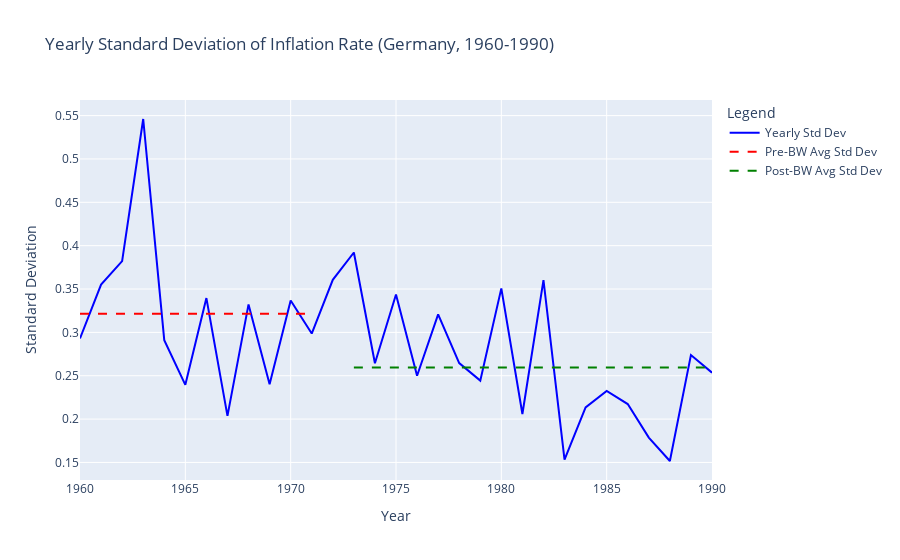
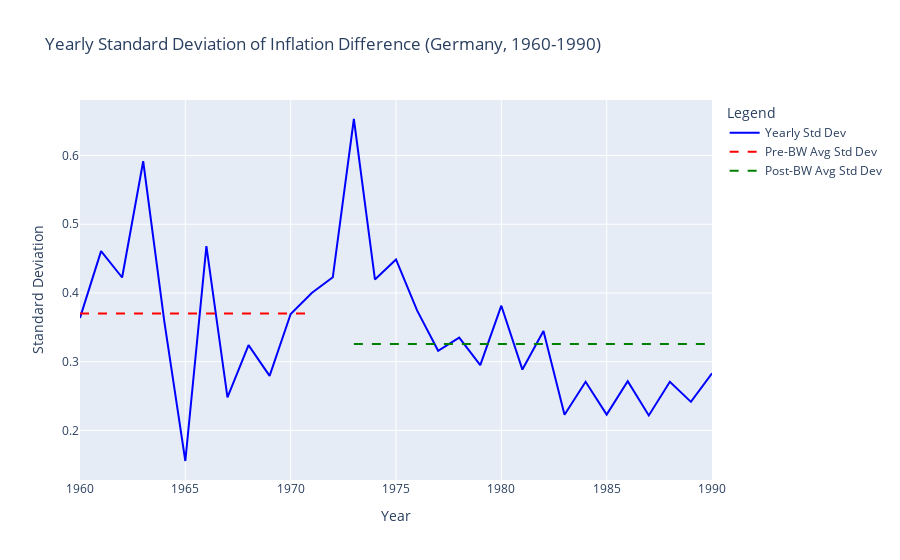
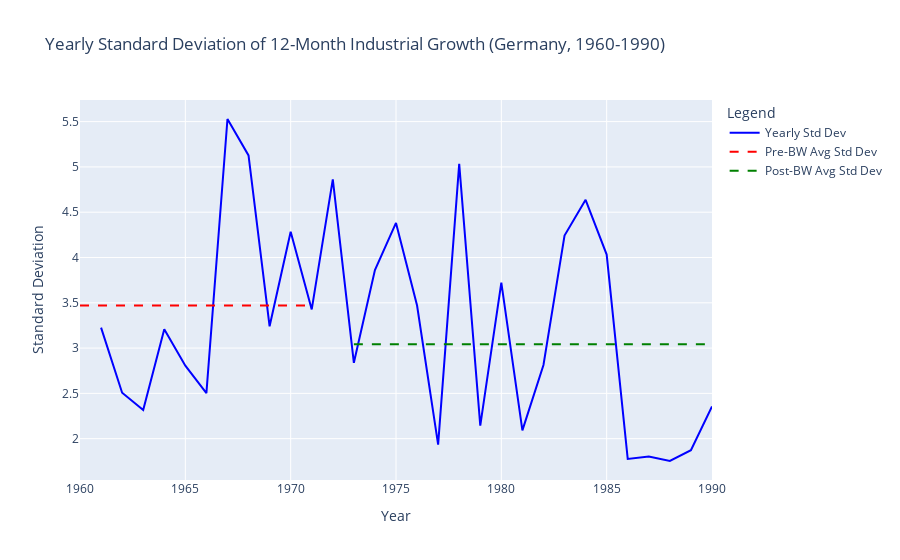

Notebook source saved alongside these figures, in order:
### Code cell
# Ensure 'Month-Year' is datetime and extract 'Year'
germany_df["Month-Year"] = pd.to_datetime(germany_df["Month-Year"])
germany_df["Year"] = germany_df["Month-Year"].dt.year

# Define relevant variables
variables = {
    "Monthly_Inflation_Rate (%)": "Inflation Rate",
    "Inflation_Difference": "Inflation Difference",
    "YOY_Monthly_Industrial_Growth (%)": "12-Month Industrial Growth"
}

# Compute yearly standard deviations
yearly_std = germany_df.groupby("Year")[list(variables.keys())].std()

# Define pre/post Bretton Woods periods
pre_bw_std = yearly_std.loc[:1971].mean()
post_bw_std = yearly_std.loc[1973:].mean()

# Plot each variable separately
for var, name in variables.items():
    fig = go.Figure()

    # Line for yearly standard deviation
    fig.add_trace(go.Scatter(
        x=yearly_std.index,
        y=yearly_std[var],
        mode="lines",
        name="Yearly Std Dev",
        line=dict(color="blue")
    ))

    # Add horizontal lines for pre/post BW std deviation
    fig.add_trace(go.Scatter(
        x=[1960, 1971], 
        y=[pre_bw_std[var], pre_bw_std[var]], 
        mode="lines", 
        name="Pre-BW Avg Std Dev",
        line=dict(color="red", dash="dash")
    ))
    
    fig.add_trace(go.Scatter(
        x=[1973, 1990], 
        y=[post_bw_std[var], post_bw_std[var]], 
        mode="lines", 
        name="Post-BW Avg Std Dev",
        line=dict(color="green", dash="dash")
    ))

    # Layout settings
    fig.update_layout(
        title=f"Yearly Standard Deviation of {name} (Germany, 1960-1990)",
        xaxis_title="Year",
        yaxis_title="Standard Deviation",
        legend_title="Legend"
    )

    fig.show()

### Figure 1 — Plotly figure (JSON) as saved in the notebook; plotly's stock layout.template omitted (floating-point values rounded to 4 significant figures)
{"data": [{"line": {"color": "blue"}, "mode": "lines", "name": "Yearly Std Dev", "type": "scatter", "x": [1960, 1961, 1962, 1963, 1964, 1965, 1966, 1967, 1968, 1969, 1970, 1971, 1972, 1973, 1974, 1975, 1976, 1977, 1978, 1979, 1980, 1981, 1982, 1983, 1984, 1985, 1986, 1987, 1988, 1989, 1990], "y": [0.2929, 0.3551, 0.3823, 0.5461, 0.2911, 0.2395, 0.3395, 0.2037, 0.3322, 0.2401, 0.3367, 0.2986, 0.3606, 0.3921, 0.2644, 0.3437, 0.25, 0.3208, 0.2645, 0.2444, 0.3507, 0.2059, 0.3602, 0.1532, 0.2135, 0.2325, 0.2173, 0.1787, 0.1517, 0.2738, 0.2536]}, {"line": {"color": "red", "dash": "dash"}, "mode": "lines", "name": "Pre-BW Avg Std Dev", "type": "scatter", "x": [1960, 1971], "y": [0.3215, 0.3215]}, {"line": {"color": "green", "dash": "dash"}, "mode": "lines", "name": "Post-BW Avg Std Dev", "type": "scatter", "x": [1973, 1990], "y": [0.2595, 0.2595]}], "layout": {"legend": {"title": {"text": "Legend"}}, "title": {"text": "Yearly Standard Deviation of Inflation Rate (Germany, 1960-1990)"}, "xaxis": {"title": {"text": "Year"}}, "yaxis": {"title": {"text": "Standard Deviation"}}}}

### Figure 2 — Plotly figure (JSON) as saved in the notebook; plotly's stock layout.template omitted (floating-point values rounded to 4 significant figures)
{"data": [{"line": {"color": "blue"}, "mode": "lines", "name": "Yearly Std Dev", "type": "scatter", "x": [1960, 1961, 1962, 1963, 1964, 1965, 1966, 1967, 1968, 1969, 1970, 1971, 1972, 1973, 1974, 1975, 1976, 1977, 1978, 1979, 1980, 1981, 1982, 1983, 1984, 1985, 1986, 1987, 1988, 1989, 1990], "y": [0.3636, 0.4608, 0.4225, 0.5916, 0.3589, 0.1555, 0.4681, 0.248, 0.3241, 0.2793, 0.3694, 0.3999, 0.4228, 0.6531, 0.4197, 0.4487, 0.3746, 0.3158, 0.3349, 0.2949, 0.3814, 0.2885, 0.3446, 0.2228, 0.2708, 0.223, 0.2715, 0.2217, 0.2708, 0.2415, 0.2831]}, {"line": {"color": "red", "dash": "dash"}, "mode": "lines", "name": "Pre-BW Avg Std Dev", "type": "scatter", "x": [1960, 1971], "y": [0.3701, 0.3701]}, {"line": {"color": "green", "dash": "dash"}, "mode": "lines", "name": "Post-BW Avg Std Dev", "type": "scatter", "x": [1973, 1990], "y": [0.3256, 0.3256]}], "layout": {"legend": {"title": {"text": "Legend"}}, "title": {"text": "Yearly Standard Deviation of Inflation Difference (Germany, 1960-1990)"}, "xaxis": {"title": {"text": "Year"}}, "yaxis": {"title": {"text": "Standard Deviation"}}}}

### Figure 3 — Plotly figure (JSON) as saved in the notebook; plotly's stock layout.template omitted (floating-point values rounded to 4 significant figures)
{"data": [{"line": {"color": "blue"}, "mode": "lines", "name": "Yearly Std Dev", "type": "scatter", "x": [1960, 1961, 1962, 1963, 1964, 1965, 1966, 1967, 1968, 1969, 1970, 1971, 1972, 1973, 1974, 1975, 1976, 1977, 1978, 1979, 1980, 1981, 1982, 1983, 1984, 1985, 1986, 1987, 1988, 1989, 1990], "y": [null, 3.226, 2.507, 2.317, 3.207, 2.805, 2.503, 5.529, 5.127, 3.241, 4.283, 3.426, 4.863, 2.838, 3.861, 4.382, 3.47, 1.934, 5.034, 2.145, 3.722, 2.091, 2.814, 4.242, 4.636, 4.032, 1.777, 1.803, 1.753, 1.873, 2.356]}, {"line": {"color": "red", "dash": "dash"}, "mode": "lines", "name": "Pre-BW Avg Std Dev", "type": "scatter", "x": [1960, 1971], "y": [3.47, 3.47]}, {"line": {"color": "green", "dash": "dash"}, "mode": "lines", "name": "Post-BW Avg Std Dev", "type": "scatter", "x": [1973, 1990], "y": [3.042, 3.042]}], "layout": {"legend": {"title": {"text": "Legend"}}, "title": {"text": "Yearly Standard Deviation of 12-Month Industrial Growth (Germany, 1960-1990)"}, "xaxis": {"title": {"text": "Year"}}, "yaxis": {"title": {"text": "Standard Deviation"}}}}
